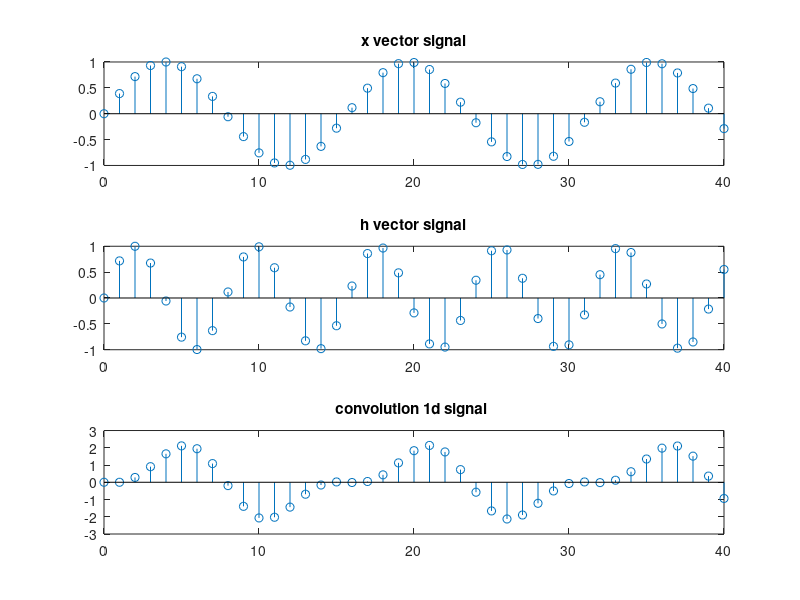

Write the MATLAB code that produced this figure.

%% Example 1
x=[2 1 2 1]
y=[1 2 3]
conv(x,y);


x=[1 1 1 1 1];
h=[0 1 2 3];
y=conv(x,h);
subplot(313),stem(y);
title("convolution 1d signal ");
subplot(311),stem(x);
title(" x vector signal ");
subplot(312),stem(h)
title("h vector signal");
n=0:40;
x=sin(.4*n);
h=sin(.8*n);
y=conv(x,h)
subplot(313),stem(n,y(1:length(n)));
title("convolution 1d signal ");
subplot(311),stem(n,x(1:length(n)));
title(" x vector signal ");
subplot(312),stem(n,h(1:length(n)));
title("h vector signal"); 
